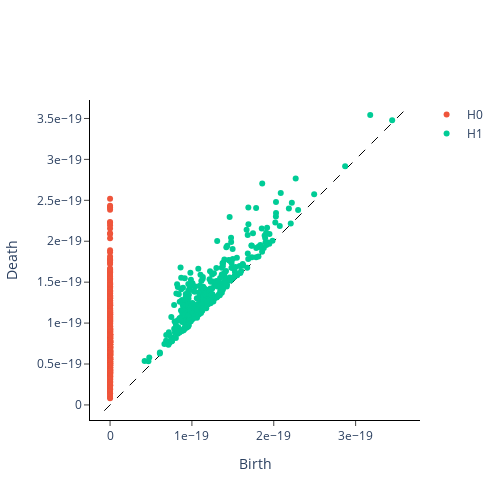

Source (notebook cell):
### Markdown cell above
This means you have 100 signals, and for each signal, the persistence diagram has 1021 points, each represented by 3 coordinates (typically birth, death, and homology dimension).

### Code cell
from gtda.plotting import plot_diagram

signal_idx = 0
diagram = persistence_diagrams[signal_idx]
plot_diagram(diagram)

### Figure 1 — Plotly figure (JSON) as saved in the notebook; plotly's stock layout.template omitted (floating-point values rounded to 4 significant figures; data arrays with more than 128 entries replaced by an {"elided": "..."} marker saying what was removed)
{"data": [{"hoverinfo": "none", "line": {"color": "black", "dash": "dash", "width": 1}, "mode": "lines", "showlegend": false, "type": "scatter", "x": [-7.083e-21, 3.612e-19], "y": [-7.083e-21, 3.612e-19]}, {"hoverinfo": "text", "hovertext": {"elided": "670 str values"}, "mode": "markers", "name": "H0", "type": "scatter", "x": {"elided": "670 int values"}, "y": {"elided": "670 float values"}}, {"hoverinfo": "text", "hovertext": {"elided": "316 str values"}, "mode": "markers", "name": "H1", "type": "scatter", "x": {"elided": "316 float values"}, "y": {"elided": "316 float values"}}], "layout": {"height": 500, "plot_bgcolor": "white", "width": 500, "xaxis": {"autorange": false, "exponentformat": "e", "linecolor": "black", "linewidth": 1, "mirror": false, "range": [-7.083e-21, 3.612e-19], "showexponent": "all", "showline": true, "side": "bottom", "ticks": "outside", "title": {"text": "Birth"}, "type": "linear", "zeroline": true}, "yaxis": {"autorange": false, "exponentformat": "e", "linecolor": "black", "linewidth": 1, "mirror": false, "range": [-7.083e-21, 3.612e-19], "scaleanchor": "x", "scaleratio": 1, "showexponent": "all", "showline": true, "side": "left", "ticks": "outside", "title": {"text": "Death"}, "type": "linear", "zeroline": true}}}
